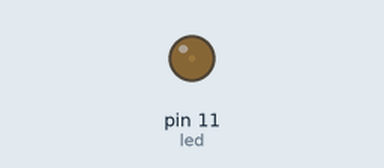
The sketch below on a simulated Arduino Uno, built with avr-gcc and run on an emulated ATmega328P. Parts: output pins drawn as LEDs (lit = HIGH).

Above: at 0.05 s.
At 0.5 s:
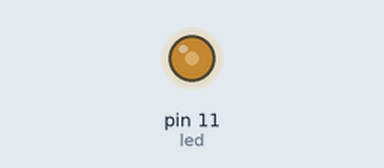
At 0.95 s:
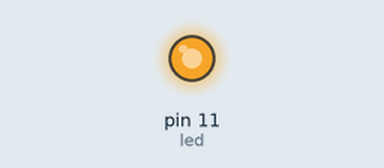
At 1.8 s:
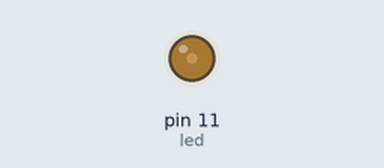
Timing chart, 0 to 4.7 s (numbered marks = the images above):
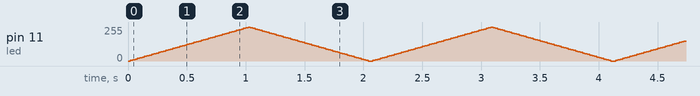

The sketch:

efeito_fader.ino
```cpp
//Constante que representa o pino onde o positivo do
//led será ligado.
const int led = 11; //Significa que a porta digital 11 terá o controle do led

// Efeito de fader
int brilho = 0;
int fader = 5;
boolean acende = true;
boolean apaga = false;

//Método setup, executado uma vez ao ligar o Arduino.
void setup() {
  //Definindo o pino led como de saída.
  pinMode(led,OUTPUT);
}

//Método loop, executado enquanto o Arduino estiver ligado.
void loop() {
  analogWrite(led,brilho);

  //Processo de acendimento do led usando o efeito fader.
  if (acende == true) {
    if (brilho < 255) {
      brilho = brilho + fader; //aumentando o brilho do led.
    } else {
      acende = false;
      apaga = true;
    }
  }

  //Processo para apagar o led com efeito fader.
  if (apaga == true) {
    if (brilho > 0) {
      brilho = brilho - fader; // diminuindo o brilho do led.
    } else {
      acende = true;
      apaga = false;
    }
  }

  delay(20);
}
```
